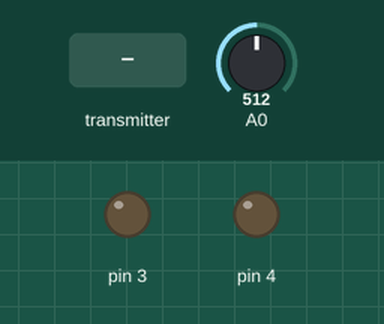
This sketch was run on a simulated Arduino Uno, built with avr-gcc and run on an emulated ATmega328P. On the bench: output pins drawn as LEDs (lit = HIGH). Inputs (shaded band) come from the test bench; at power-on: A0 = 512. No radio packets arrive unless stated.

Above: at 5.8 s.
5.9 s: the transmitter starts sending data = 0
At 10.4 s:
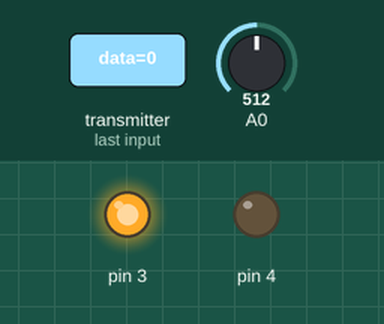
Timing chart, 0 to 41.5 s (numbered marks = the images above; inputs shaded):
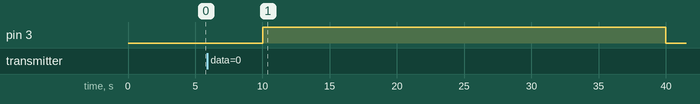

The sketch:

first.ino
```cpp
#include <SPI.h>
#include <nRF24L01.h>
#include <RF24.h>

int data = 0;

RF24 radio(9, 10); // пины радио

void setup(){
  radio.begin(); // старт радио
  radio.setDataRate(RF24_1MBPS); // 1мбит/сек
  radio.setPALevel(RF24_PA_HIGH);
  radio.openReadingPipe(1, 0x1234567890LL); // идентификатор
  Serial.begin(9600);
  pinMode(3, OUTPUT);
  pinMode(4, OUTPUT);
}

void loop() {
  delay(5000);
  int waterLVL = analogRead(A0);

  radio.stopListening();

  radio.setChannel(1);
  if(radio.available()){
    radio.write(waterLVL, sizeof(waterLVL));
  }

  radio.startListening();
  radio.setChannel(9);
  if(radio.available()){
    radio.read(data, sizeof(data));
    if(data = 1){
      digitalWrite(3, HIGH);
      delay(10000);
      digitalWrite(3, LOW);
    } else{
      digitalWrite(3, LOW);
    }
  }

  radio.startListening();
  radio.setChannel(8);
  if(radio.available()){
    radio.read(data, sizeof(data));
    if(data = 1){
      digitalWrite(3, HIGH);
      delay(20000);
      digitalWrite(3, LOW);
    } else{
      digitalWrite(3, LOW);
    }
  }
}
```

Measured:
- after the input at 5.9 s, pin 3: LOW → HIGH after 4.1 s, → LOW 30.0 s later
